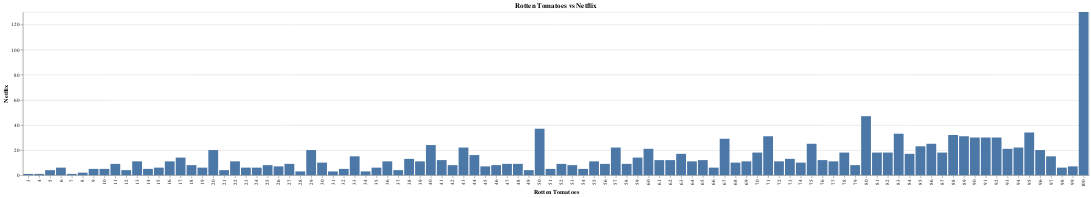

Notebook source saved alongside this figure:
### Markdown cell above
### Rotten Tomatoes vs Netflix

### Code cell
# Pandas
rt_vs_n = data[~(data["Rotten Tomatoes"].isnull())]
rt_vs_n["Rotten Tomatoes"] = rt_vs_n["Rotten Tomatoes"].str.replace("%", "")
rt_vs_n["Rotten Tomatoes"] = rt_vs_n["Rotten Tomatoes"].astype(int)
rt_vs_n = rt_vs_n[["Rotten Tomatoes", "Netflix"]]
rt_vs_n = rt_vs_n[rt_vs_n['Netflix'] == 1]

rt_vs_n = rt_vs_n.round(0)

rt_vs_n = rt_vs_n.groupby(by = "Rotten Tomatoes").sum()

rt_vs_n.reset_index(level=0, inplace=True)


# altair

alt.Chart(rt_vs_n).mark_bar().encode(alt.X('Rotten Tomatoes:N', title = "Rotten Tomatoes"), alt.Y('Netflix:Q', title = "Netflix")).properties(title = "Rotten Tomatoes vs Netflix")

### Figure 1 — Vega-Lite specification as saved in the notebook (floating-point values rounded to 4 significant figures)
{"config": {"view": {"continuousWidth": 400, "continuousHeight": 300}}, "data": {"name": "data-78e49a6948dbf5847812983136daed88"}, "mark": "bar", "encoding": {"x": {"type": "nominal", "field": "Rotten Tomatoes", "title": "Rotten Tomatoes"}, "y": {"type": "quantitative", "field": "Netflix", "title": "Netflix"}}, "title": "Rotten Tomatoes vs Netflix", "$schema": "https://vega.github.io/schema/vega-lite/v4.8.1.json", "datasets": {"data-78e49a6948dbf5847812983136daed88": [{"Rotten Tomatoes": 3, "Netflix": 1}, {"Rotten Tomatoes": 4, "Netflix": 1}, {"Rotten Tomatoes": 5, "Netflix": 4}, {"Rotten Tomatoes": 6, "Netflix": 6}, {"Rotten Tomatoes": 7, "Netflix": 1}, {"Rotten Tomatoes": 8, "Netflix": 2}, {"Rotten Tomatoes": 9, "Netflix": 5}, {"Rotten Tomatoes": 10, "Netflix": 5}, {"Rotten Tomatoes": 11, "Netflix": 9}, {"Rotten Tomatoes": 12, "Netflix": 4}, {"Rotten Tomatoes": 13, "Netflix": 11}, {"Rotten Tomatoes": 14, "Netflix": 5}, {"Rotten Tomatoes": 15, "Netflix": 6}, {"Rotten Tomatoes": 16, "Netflix": 11}, {"Rotten Tomatoes": 17, "Netflix": 14}, {"Rotten Tomatoes": 18, "Netflix": 8}, {"Rotten Tomatoes": 19, "Netflix": 6}, {"Rotten Tomatoes": 20, "Netflix": 20}, {"Rotten Tomatoes": 21, "Netflix": 4}, {"Rotten Tomatoes": 22, "Netflix": 11}, {"Rotten Tomatoes": 23, "Netflix": 6}, {"Rotten Tomatoes": 24, "Netflix": 6}, {"Rotten Tomatoes": 25, "Netflix": 8}, {"Rotten Tomatoes": 26, "Netflix": 7}, {"Rotten Tomatoes": 27, "Netflix": 9}, {"Rotten Tomatoes": 28, "Netflix": 3}, {"Rotten Tomatoes": 29, "Netflix": 20}, {"Rotten Tomatoes": 30, "Netflix": 10}, {"Rotten Tomatoes": 31, "Netflix": 3}, {"Rotten Tomatoes": 32, "Netflix": 5}, {"Rotten Tomatoes": 33, "Netflix": 15}, {"Rotten Tomatoes": 34, "Netflix": 3}, {"Rotten Tomatoes": 35, "Netflix": 6}, {"Rotten Tomatoes": 36, "Netflix": 11}, {"Rotten Tomatoes": 37, "Netflix": 4}, {"Rotten Tomatoes": 38, "Netflix": 13}, {"Rotten Tomatoes": 39, "Netflix": 11}, {"Rotten Tomatoes": 40, "Netflix": 24}, {"Rotten Tomatoes": 41, "Netflix": 12}, {"Rotten Tomatoes": 42, "Netflix": 8}, {"Rotten Tomatoes": 43, "Netflix": 22}, {"Rotten Tomatoes": 44, "Netflix": 16}, {"Rotten Tomatoes": 45, "Netflix": 7}, {"Rotten Tomatoes": 46, "Netflix": 8}, {"Rotten Tomatoes": 47, "Netflix": 9}, {"Rotten Tomatoes": 48, "Netflix": 9}, {"Rotten Tomatoes": 49, "Netflix": 4}, {"Rotten Tomatoes": 50, "Netflix": 37}, {"Rotten Tomatoes": 51, "Netflix": 5}, {"Rotten Tomatoes": 52, "Netflix": 9}, {"Rotten Tomatoes": 53, "Netflix": 8}, {"Rotten Tomatoes": 54, "Netflix": 5}, {"Rotten Tomatoes": 55, "Netflix": 11}, {"Rotten Tomatoes": 56, "Netflix": 9}, {"Rotten Tomatoes": 57, "Netflix": 22}, {"Rotten Tomatoes": 58, "Netflix": 9}, {"Rotten Tomatoes": 59, "Netflix": 14}, {"Rotten Tomatoes": 60, "Netflix": 21}, {"Rotten Tomatoes": 61, "Netflix": 12}, {"Rotten Tomatoes": 62, "Netflix": 12}, {"Rotten Tomatoes": 63, "Netflix": 17}, {"Rotten Tomatoes": 64, "Netflix": 11}, {"Rotten Tomatoes": 65, "Netflix": 12}, {"Rotten Tomatoes": 66, "Netflix": 6}, {"Rotten Tomatoes": 67, "Netflix": 29}, {"Rotten Tomatoes": 68, "Netflix": 10}, {"Rotten Tomatoes": 69, "Netflix": 11}, {"Rotten Tomatoes": 70, "Netflix": 18}, {"Rotten Tomatoes": 71, "Netflix": 31}, {"Rotten Tomatoes": 72, "Netflix": 11}, {"Rotten Tomatoes": 73, "Netflix": 13}, {"Rotten Tomatoes": 74, "Netflix": 10}, {"Rotten Tomatoes": 75, "Netflix": 25}, {"Rotten Tomatoes": 76, "Netflix": 12}, {"Rotten Tomatoes": 77, "Netflix": 11}, {"Rotten Tomatoes": 78, "Netflix": 18}, {"Rotten Tomatoes": 79, "Netflix": 8}, {"Rotten Tomatoes": 80, "Netflix": 47}, {"Rotten Tomatoes": 81, "Netflix": 18}, {"Rotten Tomatoes": 82, "Netflix": 18}, {"Rotten Tomatoes": 83, "Netflix": 33}, {"Rotten Tomatoes": 84, "Netflix": 17}, {"Rotten Tomatoes": 85, "Netflix": 23}, {"Rotten Tomatoes": 86, "Netflix": 25}, {"Rotten Tomatoes": 87, "Netflix": 18}, {"Rotten Tomatoes": 88, "Netflix": 32}, {"Rotten Tomatoes": 89, "Netflix": 31}, {"Rotten Tomatoes": 90, "Netflix": 30}, {"Rotten Tomatoes": 91, "Netflix": 30}, {"Rotten Tomatoes": 92, "Netflix": 30}, {"Rotten Tomatoes": 93, "Netflix": 21}, {"Rotten Tomatoes": 94, "Netflix": 22}, {"Rotten Tomatoes": 95, "Netflix": 34}, {"Rotten Tomatoes": 96, "Netflix": 20}, {"Rotten Tomatoes": 97, "Netflix": 15}, {"Rotten Tomatoes": 98, "Netflix": 6}, {"Rotten Tomatoes": 99, "Netflix": 7}, {"Rotten Tomatoes": 100, "Netflix": 130}]}}
